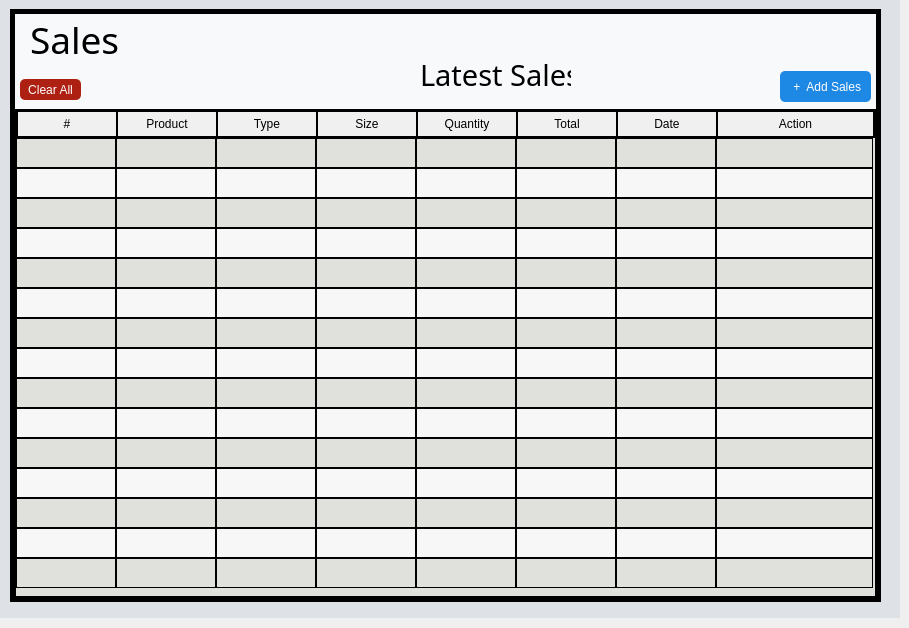
     <widget class="QWidget" name="salesStackedWidget">
      <widget class="QWidget" name="widget_14" native="true">
       <property name="geometry">
        <rect>
         <x>0</x>
         <y>-1</y>
         <width>900</width>
         <height>619</height>
        </rect>
       </property>
       <property name="styleSheet">
        <string notr="true">background-color: rgb(222, 226, 230);</string>
       </property>
       <widget class="QWidget" name="widget_15" native="true">
        <property name="geometry">
         <rect>
          <x>10</x>
          <y>10</y>
          <width>871</width>
          <height>593</height>
         </rect>
        </property>
        <property name="styleSheet">
         <string notr="true">background-color: rgb(248, 249, 250);
border:5px solid  ;</string>
        </property>
        <widget class="QLabel" name="dashboardLabel_12">
         <property name="geometry">
          <rect>
           <x>20</x>
           <y>10</y>
           <width>181</width>
           <height>41</height>
          </rect>
         </property>
         <property name="font">
          <font>
           <family>Segoe UI Light</family>
           <pointsize>28</pointsize>
          </font>
         </property>
         <property name="styleSheet">
          <string notr="true">border:none;</string>
         </property>
         <property name="text">
          <string>Sales</string>
         </property>
        </widget>
        <widget class="QLabel" name="dashboardLabel_13">
         <property name="geometry">
          <rect>
           <x>410</x>
           <y>40</y>
           <width>151</width>
           <height>51</height>
          </rect>
         </property>
         <property name="font">
          <font>
           <family>Segoe UI Light</family>
           <pointsize>22</pointsize>
           <weight>50</weight>
           <bold>false</bold>
          </font>
         </property>
         <property name="styleSheet">
          <string notr="true">border:none;</string>
         </property>
         <property name="text">
          <string>Latest Sales</string>
         </property>
        </widget>
        <widget class="QTableWidget" name="salesTableWidget">
         <property name="geometry">
          <rect>
           <x>5</x>
           <y>100</y>
           <width>861</width>
           <height>488</height>
          </rect>
         </property>
         <property name="font">
          <font>
           <pointsize>11</pointsize>
          </font>
         </property>
         <property name="cursor" stdset="0">
          <cursorShape>PointingHandCursor</cursorShape>
         </property>
         <property name="focusPolicy">
          <enum>Qt::NoFocus</enum>
         </property>
         <property name="styleSheet">
          <string notr="true">QWidget{
border: 1px solid black;
background-color: #e0e1dd;

}
/* QTableWidget items (cells) */
QTableWidget::item {
    border:1px solid black;
}

/* QTableWidget headers */
QHeaderView::section {
    border: 1px solid black;
    background: rgb(240, 240, 240); /* Optional: Header background color */
    padding: 4px;
}

/* Vertical scrollbar */
QScrollBar:vertical {
    border: 2px solid black;
    background: rgb(52, 58, 64); /* Scrollbar background color */
    width: 13px;
    margin: 0px 0px 0px 0px;
}

QScrollBar::handle:vertical {
    background: #000000; /* Scrollbar handle color */
    border: 1px solid white;
    border-radius: 4px;
    min-height: 15px;
}

QScrollBar::add-line:vertical {
    background: #000000; /* Down button color */
    height: 20px;
    subcontrol-position: bottom;
    subcontrol-origin: margin;
}

QScrollBar::sub-line:vertical {
    background: #000000; /* Up button color */
    height: 20px;
    subcontrol-position: top;
    subcontrol-origin: margin;
}

QScrollBar::up-arrow:vertical, QScrollBar::down-arrow:vertical {
    border: 1px solid grey;
    width: 5px;
    height: 5px;
    background: white;
}

QScrollBar::add-page:vertical, QScrollBar::sub-page:vertical {
    background: none;
}

/* Horizontal scrollbar */
QScrollBar:horizontal {
    border: 2px solid black;
    background: rgb(52, 58, 64); /* Scrollbar background color */
    height: 13px;
    margin: 0px 0px 0px 0px;
}

QScrollBar::handle:horizontal {
    background: #000000; /* Scrollbar handle color */
    border: 1px solid white;
    border-radius: 4px;
    min-width: 20px;
}

QScrollBar::add-line:horizontal {
    background: #000000; /* Right button color */
    width: 20px;
    subcontrol-position: right;
    subcontrol-origin: margin;
}

QScrollBar::sub-line:horizontal {
    background: #000000; /* Left button color */
    width: 20px;
    subcontrol-position: left;
    subcontrol-origin: margin;
}

QScrollBar::left-arrow:horizontal, QScrollBar::right-arrow:horizontal {
    border: 1px solid grey;
    width: 3px;
    height: 3px;
    background: white;
}

QScrollBar::add-page:horizontal, QScrollBar::sub-page:horizontal {
    background: none;
}

</string>
         </property>
         <property name="editTriggers">
          <set>QAbstractItemView::DoubleClicked|QAbstractItemView::SelectedClicked</set>
         </property>
         <property name="tabKeyNavigation">
          <bool>false</bool>
         </property>
         <property name="showDropIndicator" stdset="0">
          <bool>false</bool>
         </property>
         <property name="dragDropOverwriteMode">
          <bool>false</bool>
         </property>
         <property name="alternatingRowColors">
          <bool>true</bool>
         </property>
         <property name="selectionMode">
          <enum>QAbstractItemView::SingleSelection</enum>
         </property>
         <property name="selectionBehavior">
          <enum>QAbstractItemView::SelectRows</enum>
         </property>
         <property name="verticalScrollMode">
          <enum>QAbstractItemView::ScrollPerPixel</enum>
         </property>
         <property name="horizontalScrollMode">
          <enum>QAbstractItemView::ScrollPerPixel</enum>
         </property>
         <property name="showGrid">
          <bool>false</bool>
         </property>
         <property name="rowCount">
          <number>15</number>
         </property>
         <attribute name="horizontalHeaderStretchLastSection">
          <bool>true</bool>
         </attribute>
         <attribute name="verticalHeaderVisible">
          <bool>false</bool>
         </attribute>
         <row/>
         <row/>
         <row/>
         <row/>
         <row/>
         <row/>
         <row/>
         <row/>
         <row/>
         <row/>
         <row/>
         <row/>
         <row/>
         <row/>
         <row/>
         <column>
          <property name="text">
           <string>#</string>
          </property>
         </column>
         <column>
          <property name="text">
           <string>Product</string>
          </property>
         </column>
         <column>
          <property name="text">
           <string>Type</string>
          </property>
         </column>
         <column>
          <property name="text">
           <string>Size</string>
          </property>
         </column>
         <column>
          <property name="text">
           <string>Quantity</string>
          </property>
         </column>
         <column>
          <property name="text">
           <string>Total</string>
          </property>
         </column>
         <column>
          <property name="text">
           <string>Date</string>
          </property>
         </column>
         <column>
          <property name="text">
           <string>Action</string>
          </property>
         </column>
        </widget>
        <widget class="QPushButton" name="salesAddButton">
         <property name="geometry">
          <rect>
           <x>770</x>
           <y>62</y>
           <width>91</width>
           <height>31</height>
          </rect>
         </property>
         <property name="cursor">
          <cursorShape>PointingHandCursor</cursorShape>
         </property>
         <property name="styleSheet">
          <string notr="true">QPushButton {
				color:white;
                border: none;
                font-size: 12px;
                border-radius: 5px;
                background-color: #1e88e5;
            }
            QPushButton:hover {
                background-color: #1976d2;
            }
            QPushButton:pressed {
                background-color: #1e88e5;
            }</string>
         </property>
         <property name="text">
          <string> +  Add Sales</string>
         </property>
        </widget>
        <widget class="QPushButton" name="clearAllButton">
         <property name="geometry">
          <rect>
           <x>10</x>
           <y>70</y>
           <width>61</width>
           <height>21</height>
          </rect>
         </property>
         <property name="cursor">
          <cursorShape>PointingHandCursor</cursorShape>
         </property>
         <property name="styleSheet">
          <string notr="true">QPushButton {
				color:white;
                border: none;
                font-size: 12px;
                border-radius: 5px;
                background-color: #ae2012;
            }
            QPushButton:hover {
                background-color: #9b2226;
            }
            QPushButton:pressed {
                background-color: #ae2012;
            }</string>
         </property>
         <property name="text">
          <string>Clear All</string>
         </property>
        </widget>
       </widget>
      </widget>
     </widget>
